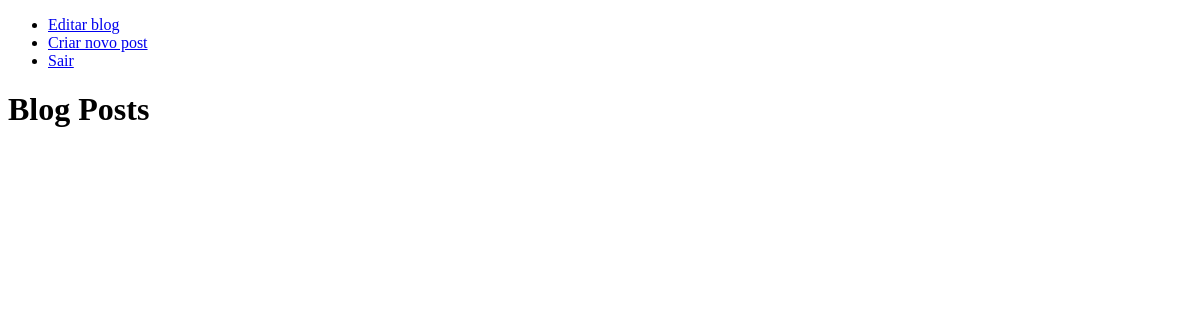
/ (signed in), run on an earlier commit of the app's database.
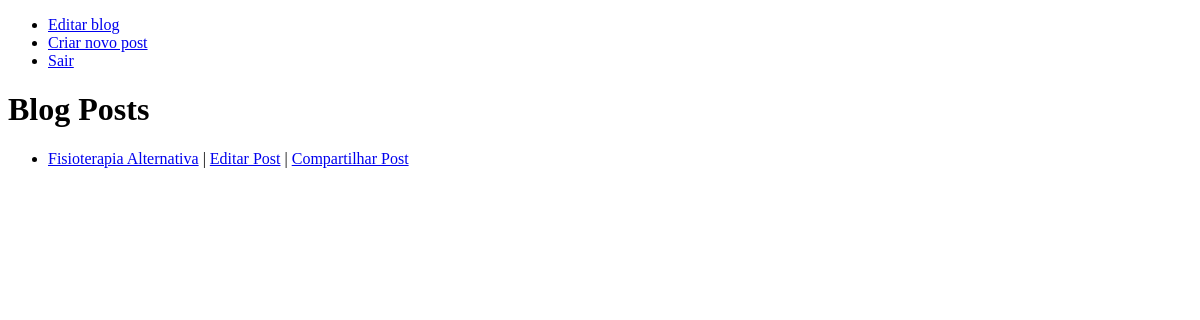
And on a later commit of the database.
### blog/models.py (models this page shows)
class BlogPost(models.Model):
    blog = models.ForeignKey(Blog)
    title = models.CharField(max_length=500)
    body = models.TextField()
    shared_to = models.ManyToManyField(Blog, related_name='shared_posts')
    is_published = models.BooleanField(default=False)
    slug = models.SlugField(max_length=500, editable=False)

### blog/views.py (the view)
# urls.py: url(r'^$', HomeView.as_view(), name='home'),
class HomeView(TemplateView):
    template_name = 'home.html'
    def get_context_data(self, **kwargs):
        ctx = super(HomeView, self).get_context_data(**kwargs)
        if self.request.user.is_authenticated():
            if Blog.objects.filter(owner=self.request.user).exists():
                ctx['has_blog'] = True
                blog = Blog.objects.filter(owner=self.request.user).last()
                ctx['blog'] = blog
                ctx['blog_posts'] = BlogPost.objects.filter(blog=blog)
        return ctx

### blog/templates/home.html
{% extends 'base.html' %}
{% block logged_in_nav %}
  {% if not has_blog %}
    <li><a href="{% url 'new-blog' %}">Criar novo blog</a></li>
  {% else %}
    <li><a href="{% url 'update-blog' pk=blog.pk %}">Editar blog</a></li>
    <li><a href="{% url 'new-blog-post' %}">Criar novo post</a></li>
  {% endif %}
{% endblock %}
{% block content %}
  <h1>Blog Posts</h1>
  <ul>
    {% for post in blog_posts  %}
    <li>
      <a href="{% url 'blog-post-details' pk=post.pk %}">{{ post.title }}</a> |
      <a href="{% url 'update-blog-post' pk=post.pk %}">Editar Post</a> |
      <a href="{% url 'share-post-with-blog' pk=post.pk %}">Compartilhar Post</a>
      </li>
     {% endfor %}
  </ul>
{% endblock %}

### templates/base.html (shortened to what this page needs)
<!DOCTYPE html>
<html>
  <head>
  </head>
  <body>
    {% block header %}
    <ul>
    {% if request.user.is_authenticated %}
      {% block logged_in_nav %}{% endblock %}
      <li><a href="{% url 'logout' %}">Sair</a></li>
    {% else %}
      <li><a href="{% url 'login' %}">Entrar</a></li>
      <li><a href="{% url 'user_registration' %}">Registrar conta</a></li>
    {% endif %}
    </ul>
    {% endblock %}
    {% block content %}
    {% endblock %}
  </body>
</html>

What changed in the data, as far as the page shows it:
added BlogPost: title "Fisioterapia Alternativa"
